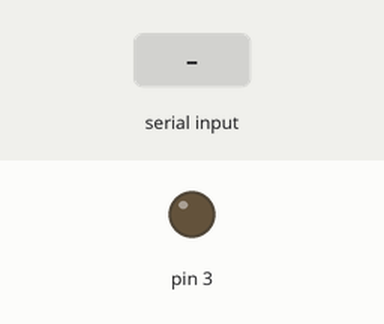
The sketch below on a simulated Arduino Uno, built with avr-gcc and run on an emulated ATmega328P. On the bench: output pins drawn as LEDs (lit = HIGH). Inputs (shaded band) come from the test bench.

Above: at 1.2 s.
1.3 s: "1" received over the second serial link
At 2.5 s:
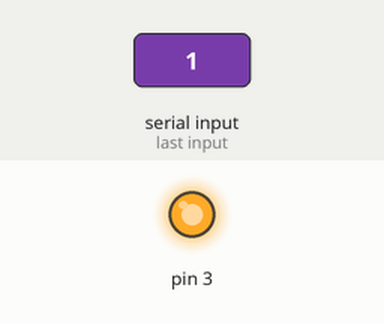
2.8 s: "0" received over the second serial link
At 3.8 s:
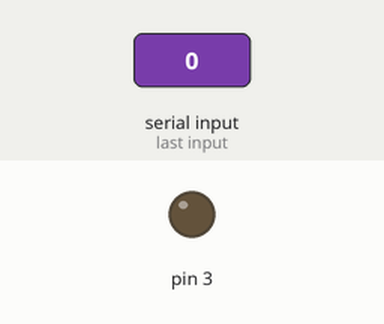
Timing chart, 0 to 5.8 s (numbered marks = the images above; inputs shaded):
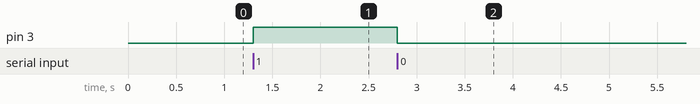

The sketch:

rx.ino
```cpp
#include <SoftwareSerial.h>
//penerima

SoftwareSerial mySerial(0,1);//rxtx
void setup()
{
  pinMode(3,OUTPUT);
mySerial.begin(9600);
}

void loop() {
  char c;
  if(mySerial.available()>0){
    c=mySerial.read();
    if(c=='1'){
      digitalWrite(3,HIGH);
    }
    if(c=='0'){
      digitalWrite(3,LOW);
    }
  }
}
```

Measured:
- after the input at 1.3 s, pin 3: LOW → HIGH at once
- after the input at 2.8 s, pin 3: HIGH → LOW at once
